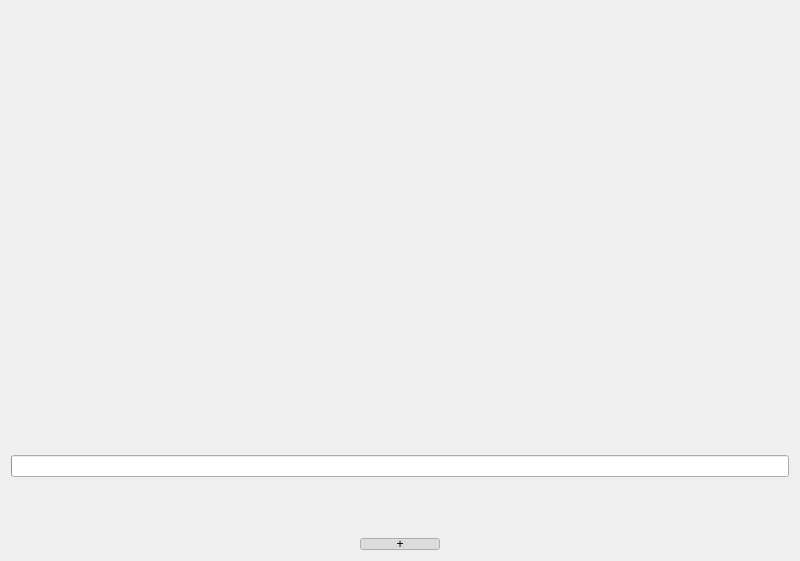
<?xml version="1.0" encoding="UTF-8"?>
<ui version="4.0">
 <class>ViewerWindow</class>
 <widget class="QWidget" name="ViewerWindow">
  <property name="geometry">
   <rect>
    <x>0</x>
    <y>0</y>
    <width>800</width>
    <height>561</height>
   </rect>
  </property>
  <property name="baseSize">
   <size>
    <width>0</width>
    <height>0</height>
   </size>
  </property>
  <property name="contextMenuPolicy">
   <enum>Qt::DefaultContextMenu</enum>
  </property>
  <property name="windowTitle">
   <string>Image</string>
  </property>
  <property name="windowIcon">
   <iconset resource="../../resources/resources.qrc">
    <normaloff>:/images/icon.ico</normaloff>:/images/icon.ico</iconset>
  </property>
  <layout class="QVBoxLayout" name="windowLayout" stretch="1,0,0">
   <item>
    <layout class="QGridLayout" name="overlayLayout">
     <item row="0" column="0">
      <layout class="QHBoxLayout" name="horizontalLayout" stretch="0,1">
       <item>
        <widget class="QWidget" name="widgetLeft" native="true">
         <layout class="QVBoxLayout" name="verticalLayout_4">
          <property name="leftMargin">
           <number>0</number>
          </property>
          <property name="topMargin">
           <number>0</number>
          </property>
          <property name="rightMargin">
           <number>0</number>
          </property>
          <property name="bottomMargin">
           <number>0</number>
          </property>
          <item>
           <widget class="QScrollArea" name="scrollArea">
            <property name="frameShape">
             <enum>QFrame::NoFrame</enum>
            </property>
            <property name="frameShadow">
             <enum>QFrame::Plain</enum>
            </property>
            <property name="horizontalScrollBarPolicy">
             <enum>Qt::ScrollBarAlwaysOff</enum>
            </property>
            <property name="sizeAdjustPolicy">
             <enum>QAbstractScrollArea::AdjustToContents</enum>
            </property>
            <property name="widgetResizable">
             <bool>true</bool>
            </property>
            <widget class="QWidget" name="scrollAreaWidgetContents">
             <property name="geometry">
              <rect>
               <x>0</x>
               <y>0</y>
               <width>68</width>
               <height>437</height>
              </rect>
             </property>
             <layout class="QVBoxLayout" name="verticalLayout_3">
              <property name="leftMargin">
               <number>0</number>
              </property>
              <property name="topMargin">
               <number>0</number>
              </property>
              <property name="bottomMargin">
               <number>0</number>
              </property>
             </layout>
            </widget>
           </widget>
          </item>
         </layout>
        </widget>
       </item>
       <item>
        <layout class="QVBoxLayout" name="verticalLayout"/>
       </item>
      </layout>
     </item>
     <item row="1" column="0">
      <widget class="QProgressBar" name="progressBarDownload">
       <property name="enabled">
        <bool>true</bool>
       </property>
      </widget>
     </item>
     <item row="2" column="0">
      <widget class="QLabel" name="labelLoadingError">
       <property name="text">
        <string/>
       </property>
       <property name="alignment">
        <set>Qt::AlignCenter</set>
       </property>
      </widget>
     </item>
    </layout>
   </item>
   <item>
    <widget class="QLabel" name="labelPools">
     <property name="text">
      <string/>
     </property>
     <property name="alignment">
      <set>Qt::AlignCenter</set>
     </property>
    </widget>
   </item>
   <item>
    <layout class="QGridLayout" name="buttonsLayout" columnstretch="0">
     <property name="topMargin">
      <number>15</number>
     </property>
     <property name="horizontalSpacing">
      <number>6</number>
     </property>
     <property name="verticalSpacing">
      <number>5</number>
     </property>
     <item row="0" column="0" alignment="Qt::AlignHCenter">
      <widget class="QPushButton" name="buttonPlus">
       <property name="sizePolicy">
        <sizepolicy hsizetype="Expanding" vsizetype="Fixed">
         <horstretch>0</horstretch>
         <verstretch>0</verstretch>
        </sizepolicy>
       </property>
       <property name="maximumSize">
        <size>
         <width>16777215</width>
         <height>12</height>
        </size>
       </property>
       <property name="toolTip">
        <string>Expand button drawer</string>
       </property>
       <property name="text">
        <string notr="true">+</string>
       </property>
       <property name="checkable">
        <bool>true</bool>
       </property>
       <property name="checked">
        <bool>true</bool>
       </property>
      </widget>
     </item>
    </layout>
   </item>
  </layout>
 </widget>
 <tabstops>
  <tabstop>scrollArea</tabstop>
 </tabstops>
 <resources>
  <include location="../../resources/resources.qrc"/>
 </resources>
 <connections>
  <connection>
   <sender>labelPools</sender>
   <signal>linkActivated(QString)</signal>
   <receiver>ViewerWindow</receiver>
   <slot>openPool(QString)</slot>
   <hints>
    <hint type="sourcelabel">
     <x>392</x>
     <y>506</y>
    </hint>
    <hint type="destinationlabel">
     <x>374</x>
     <y>553</y>
    </hint>
   </hints>
  </connection>
 </connections>
 <slots>
  <slot>saveImage()</slot>
  <slot>saveNQuit()</slot>
  <slot>openSaveDir()</slot>
  <slot>saveImageAs()</slot>
  <slot>linkHovered(QString)</slot>
  <slot>openUrl(QString)</slot>
  <slot>contextMenu(QPoint)</slot>
  <slot>openPool(QString)</slot>
  <slot>saveImageFav()</slot>
  <slot>saveNQuitFav()</slot>
  <slot>openSaveDirFav()</slot>
  <slot>next()</slot>
  <slot>previous()</slot>
 </slots>
</ui>
